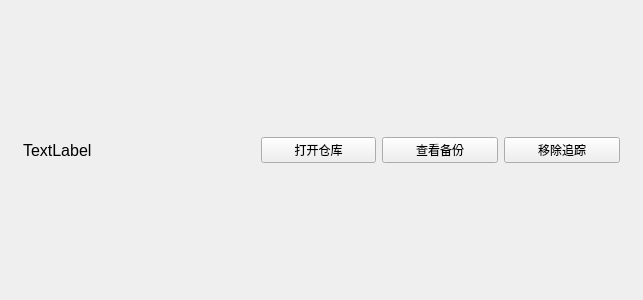
<?xml version="1.0" encoding="UTF-8"?>
<ui version="4.0">
 <class>HomePageChild_TrackFile</class>
 <widget class="QWidget" name="HomePageChild_TrackFile">
  <property name="geometry">
   <rect>
    <x>0</x>
    <y>0</y>
    <width>643</width>
    <height>300</height>
   </rect>
  </property>
  <property name="windowTitle">
   <string>Form</string>
  </property>
  <layout class="QHBoxLayout" name="horizontalLayout">
   <item>
    <widget class="ElaScrollPageArea" name="widget" native="true">
     <layout class="QHBoxLayout" name="horizontalLayout_3" stretch="2,1,1,1">
      <property name="leftMargin">
       <number>12</number>
      </property>
      <property name="topMargin">
       <number>12</number>
      </property>
      <property name="rightMargin">
       <number>12</number>
      </property>
      <property name="bottomMargin">
       <number>12</number>
      </property>
      <item>
       <widget class="ElaText" name="label">
        <property name="sizePolicy">
         <sizepolicy hsizetype="Preferred" vsizetype="Preferred">
          <horstretch>0</horstretch>
          <verstretch>0</verstretch>
         </sizepolicy>
        </property>
        <property name="font">
         <font>
          <pointsize>12</pointsize>
         </font>
        </property>
        <property name="text">
         <string>TextLabel</string>
        </property>
       </widget>
      </item>
      <item>
       <widget class="ElaPushButton" name="pushButton_OpenFile">
        <property name="text">
         <string>打开仓库</string>
        </property>
       </widget>
      </item>
      <item>
       <widget class="ElaPushButton" name="pushButton_Backup">
        <property name="text">
         <string>查看备份</string>
        </property>
       </widget>
      </item>
      <item>
       <widget class="ElaPushButton" name="pushButton_RemoveTrack">
        <property name="text">
         <string>移除追踪</string>
        </property>
       </widget>
      </item>
     </layout>
    </widget>
   </item>
  </layout>
 </widget>
 <customwidgets>
  <customwidget>
   <class>ElaText</class>
   <extends>QLabel</extends>
   <header location="global">elatext.h</header>
  </customwidget>
  <customwidget>
   <class>ElaScrollPageArea</class>
   <extends>QWidget</extends>
   <header location="global">elascrollpagearea.h</header>
   <container>1</container>
  </customwidget>
  <customwidget>
   <class>ElaPushButton</class>
   <extends>QPushButton</extends>
   <header location="global">elapushbutton.h</header>
  </customwidget>
 </customwidgets>
 <resources/>
 <connections/>
</ui>
